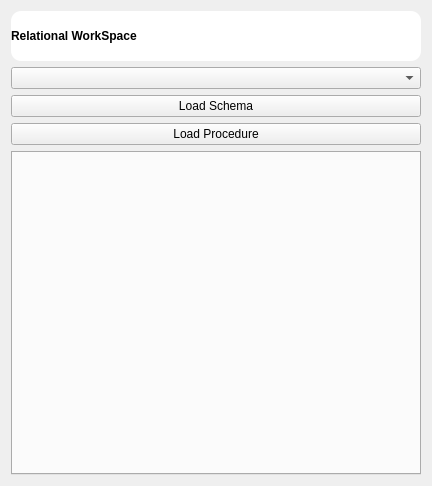
<?xml version="1.0" encoding="UTF-8"?>
<ui version="4.0">
 <class>RelWorkSpace</class>
 <widget class="QWidget" name="RelWorkSpace">
 <property name="maximumWidth">
    <number>380</number>
  </property>
  <property name="geometry">
   <rect>
    <x>0</x>
    <y>0</y>
    <width>432</width>
    <height>486</height>
   </rect>
  </property>
  <property name="windowTitle">
   <string>Form</string>
  </property>
  <property name="styleSheet">
   <string notr="true"/>
  </property>
  <layout class="QGridLayout" name="gridLayout">
   <item row="0" column="0">
    <layout class="QVBoxLayout" name="verticalLayout">
     <item>
      <widget class="QLabel" name="label">
       <property name="minimumSize">
        <size>
         <width>50</width>
         <height>50</height>
        </size>
       </property>
       <property name="font">
        <font>
         <pointsize>9</pointsize>
         <weight>75</weight>
         <bold>true</bold>
        </font>
       </property>
       <property name="styleSheet">
        <string notr="true">background-color: rgb(255, 255, 255);
border-radius: 10px;</string>
       </property>
       <property name="text">
        <string>Relational WorkSpace</string>
       </property>
      </widget>
     </item>
     <item>
      <widget class="QComboBox" name="comboBox">
       <property name="minimumSize">
        <size>
         <width>20</width>
         <height>20</height>
        </size>
       </property>
       <property name="styleSheet">
        <string notr="true">border-color: rgb(57, 57, 57);</string>
       </property>
      </widget>
     </item>
     <item>
      <widget class="QPushButton" name="loadSchema">
       <property name="cursor">
        <cursorShape>PointingHandCursor</cursorShape>
       </property>
       <property name="styleSheet">
        <string notr="true">border-color: rgb(34, 34, 34);</string>
       </property>
       <property name="text">
        <string>Load Schema</string>
       </property>
      </widget>
     </item>
     <item>
      <widget class="QPushButton" name="loadProcedure">
       <property name="cursor">
        <cursorShape>PointingHandCursor</cursorShape>
       </property>
       <property name="styleSheet">
        <string notr="true">border-color: rgb(34, 34, 34);</string>
       </property>
       <property name="text">
        <string>Load Procedure</string>
       </property>
      </widget>
     </item>
     <item>
      <widget class="QTabWidget" name="relTabbedpane">
       <property name="currentIndex">
        <number>-1</number>
       </property>
       <property name="tabsClosable">
        <bool>true</bool>
       </property>
      </widget>
     </item>
    </layout>
   </item>
  </layout>
 </widget>
 <resources/>
 <connections/>
</ui>
